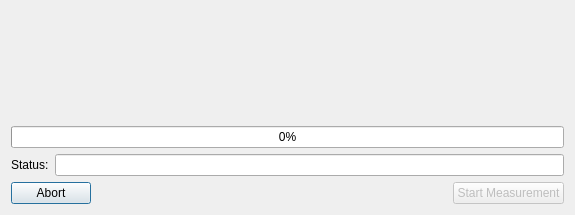
<?xml version="1.0" encoding="UTF-8"?>
<ui version="4.0">
 <class>AutomaticAmplitudeDialog</class>
 <widget class="QDialog" name="AutomaticAmplitudeDialog">
  <property name="enabled">
   <bool>true</bool>
  </property>
  <property name="geometry">
   <rect>
    <x>0</x>
    <y>0</y>
    <width>575</width>
    <height>215</height>
   </rect>
  </property>
  <property name="sizePolicy">
   <sizepolicy hsizetype="Maximum" vsizetype="Preferred">
    <horstretch>0</horstretch>
    <verstretch>0</verstretch>
   </sizepolicy>
  </property>
  <property name="windowTitle">
   <string>Automatic Measurement</string>
  </property>
  <property name="modal">
   <bool>true</bool>
  </property>
  <layout class="QVBoxLayout" name="verticalLayout" stretch="1,0,0,0">
   <item>
    <widget class="QLabel" name="explanation">
     <property name="sizePolicy">
      <sizepolicy hsizetype="Minimum" vsizetype="Preferred">
       <horstretch>0</horstretch>
       <verstretch>0</verstretch>
      </sizepolicy>
     </property>
     <property name="text">
      <string/>
     </property>
     <property name="wordWrap">
      <bool>true</bool>
     </property>
    </widget>
   </item>
   <item>
    <widget class="QProgressBar" name="progress">
     <property name="value">
      <number>0</number>
     </property>
    </widget>
   </item>
   <item>
    <layout class="QHBoxLayout" name="horizontalLayout">
     <item>
      <widget class="QLabel" name="label_2">
       <property name="text">
        <string>Status:</string>
       </property>
      </widget>
     </item>
     <item>
      <widget class="QLineEdit" name="status">
       <property name="enabled">
        <bool>true</bool>
       </property>
       <property name="readOnly">
        <bool>true</bool>
       </property>
      </widget>
     </item>
    </layout>
   </item>
   <item>
    <layout class="QHBoxLayout" name="horizontalLayout_2">
     <item>
      <widget class="QPushButton" name="abort">
       <property name="text">
        <string>Abort</string>
       </property>
      </widget>
     </item>
     <item>
      <spacer name="horizontalSpacer">
       <property name="orientation">
        <enum>Qt::Horizontal</enum>
       </property>
       <property name="sizeHint" stdset="0">
        <size>
         <width>40</width>
         <height>20</height>
        </size>
       </property>
      </spacer>
     </item>
     <item>
      <widget class="QPushButton" name="start">
       <property name="enabled">
        <bool>false</bool>
       </property>
       <property name="text">
        <string>Start Measurement</string>
       </property>
       <property name="icon">
        <iconset theme="media-playback-start" resource="../icons.qrc">
         <normaloff>:/icons/play.svg</normaloff>:/icons/play.svg</iconset>
       </property>
      </widget>
     </item>
    </layout>
   </item>
  </layout>
 </widget>
 <resources>
  <include location="../icons.qrc"/>
 </resources>
 <connections/>
</ui>
